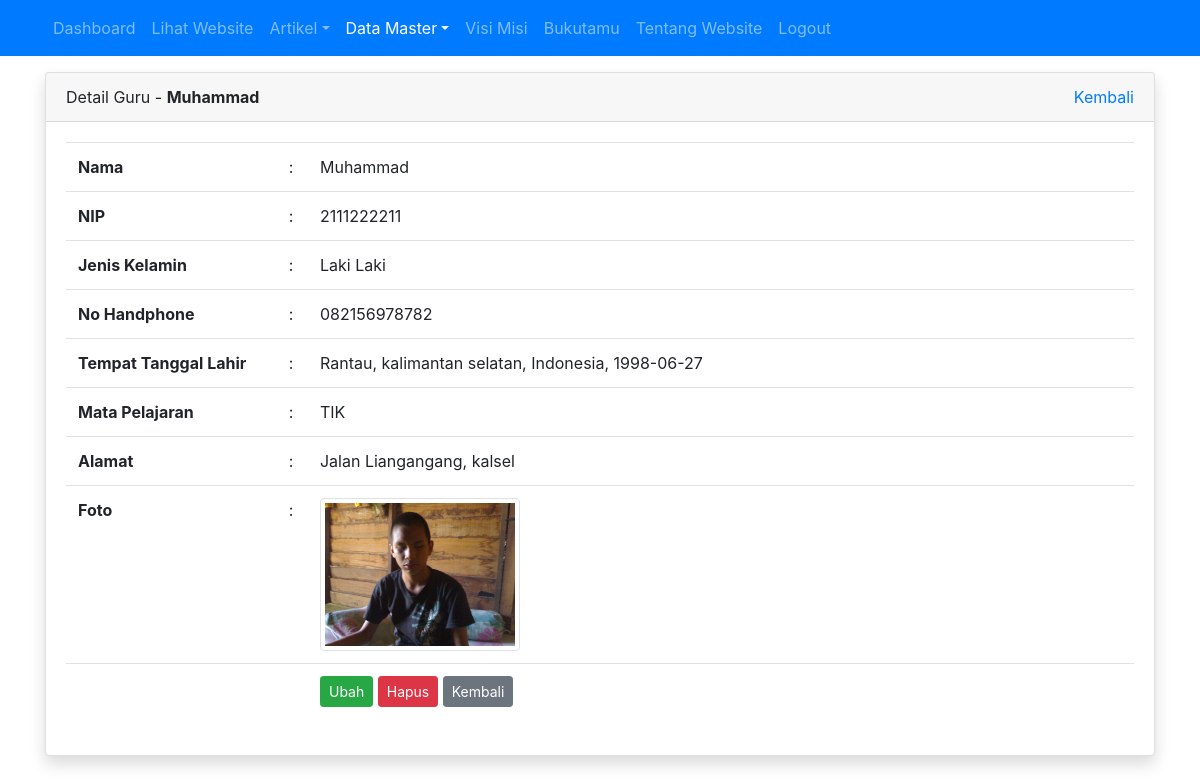
The page /admin/guru/detail.php?id=15 (signed in) on the database its author committed.
### tables this page shows
CREATE TABLE `tbl_guru` (
  `id` int(11) NOT NULL AUTO_INCREMENT,
  `nama` varchar(100) DEFAULT NULL,
  `nip` int(10) DEFAULT NULL,
  `jenis_kelamin` enum('L','P') DEFAULT NULL,
  `no_hp` varchar(12) DEFAULT NULL,
  `tempat_lahir` varchar(50) DEFAULT NULL,
  `tanggal_lahir` date DEFAULT NULL,
  `mata_pelajaran` varchar(50) DEFAULT NULL,
  `alamat` varchar(100) DEFAULT NULL,
  `foto` varchar(100) DEFAULT NULL,
  PRIMARY KEY (`id`)
);

### admin/guru/detail.php (the view, shortened to what this page needs)
<?php
require_once '../../koneksi.php';
$id = $_GET['id'];
$query = mysqli_query($koneksi, "SELECT * FROM tbl_guru WHERE id = $id");
$row = mysqli_fetch_assoc($query);
?>
<!DOCTYPE html>
<html>
<head>
	<link rel="stylesheet" href="../../resources/datatables/datatables.min.css">
	<link rel="stylesheet" href="../../resources/css/bootstrap.min.css">
</head>
<body>
	<?php require_once '../navbar.php'; ?>
	<div class="container mt-3">
		<div class="row">
			<div class="col">
				<div class="card shadow">
					<div class="card-header">
						<div class="clearfix">
							<div class="float-left">
								Detail Guru - <strong><?= $row['nama'] ?></strong>
							</div>
							<div class="float-right">
								<a href="index.php">Kembali</a>
							</div>
						</div>
					</div>
					<div class="card-body">
						<table class="table table-stripped">
							<tr>
								<td><b>Nama</b></td>
								<td>:</td>
								<td><?= $row['nama'] ?></td>
							</tr>
							<tr>
								<td><b>NIP</b></td>
								<td>:</td>
								<td><?= $row['nip'] ?></td>
							</tr>
							<tr>
								<td><b>Jenis Kelamin</b></td>
								<td>:</td>
								<td>
									<?= $row['jenis_kelamin'] == 'L' ? 'Laki Laki' : '' ?>
								</td>
							</tr>
							<tr>
								<td><b>No Handphone</b></td>
								<td>:</td>
								<td><?= $row['no_hp'] ?></td>
							</tr>
							<tr>
								<td><b>Tempat Tanggal Lahir</b></td>
								<td>:</td>
								<td><?= $row['tempat_lahir'] ?>, <?= $row['tanggal_lahir'] ?></td>
							</tr>
							<tr>
								<td><b>Mata Pelajaran</b></td>
								<td>:</td>
								<td><?= $row['mata_pelajaran'] ?></td>
							</tr>
							<tr>
								<td><b>Alamat</b></td>
								<td>:</td>
								<td><?= $row['alamat'] ?></td>
							</tr>
							<tr>
								<td><b>Foto</b></td>
								<td>:</td>
								<td><img src="../../images/guru/<?= $row['foto'] ?>" alt="<?= $row['nama'] ?>" width="25%" class="img-thumbnail"></td>
							</tr>
							<tr>
								<td><b></td>
								<td></td>
								<td>
									<a href="ubah.php?id=<?= $row['id'] ?>" class="btn btn-success btn-sm">Ubah</a>
									<a href="hapus.php?id=<?= $row['id'] ?>" class="btn btn-danger btn-sm" onclick="return confirm('apakah anda yakin?')">Hapus</a>
									<a href="index.php" class="btn btn-secondary btn-sm">Kembali</a>
								</td>
							</tr>
						</table>
					</div>
				</div>
			</div>
		</div>
	</div>
</body>
</html>

### rows shown on the page
tbl_guru: nama "Muhammad", nip "2111222211", no_hp "082156978782", tempat_lahir "Rantau, kalimantan selatan, Indonesia", tanggal_lahir "1998-06-27", mata_pelajaran "TIK", alamat "Jalan Liangangang, kalsel", foto (picture)
